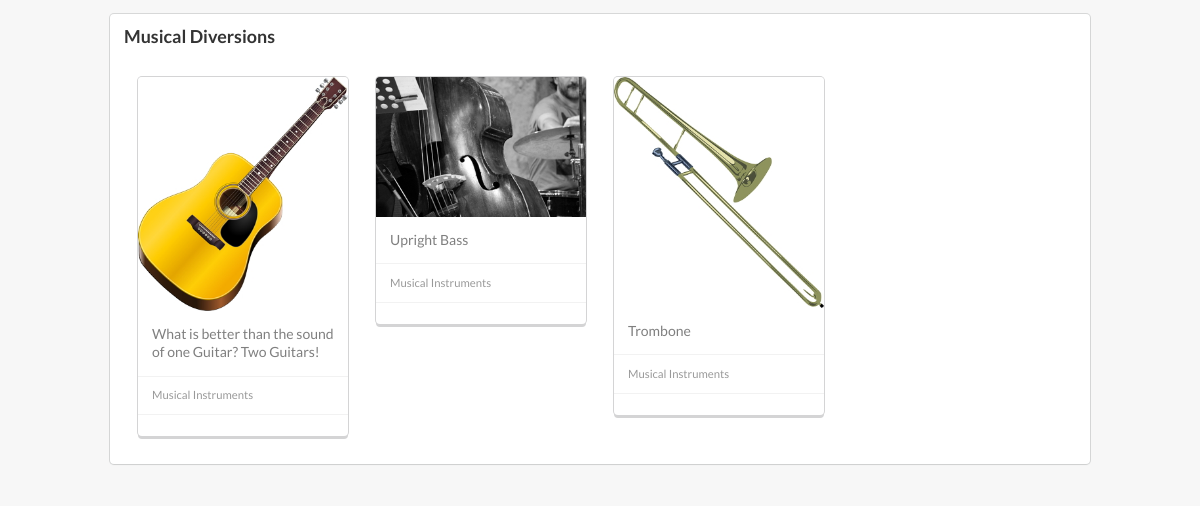
Page /board/Musical Diversions/ (signed in) on the committed database.
### homes/models.py (models this page shows, shortened)
class Board(models.Model):
    name = models.CharField(max_length=127)
    owner = models.ForeignKey(User)

class PinToBoard(models.Model):
    pin = models.ForeignKey('Pin')
    board = models.ForeignKey('Board')
    creation_time = models.DateTimeField(auto_now_add=True)
    rank = models.DateTimeField(blank=True, null=True)

class Pin(models.Model):
    image = models.ImageField(upload_to='pins')
    caption = models.CharField(max_length=255)
    category = models.ForeignKey('Category')
    creation_time = models.DateTimeField(auto_now_add=True)
    modification_time = models.DateTimeField(auto_now=True)

class Category(models.Model):
    name = models.CharField(max_length=127)

### homes/views.py (the view)
# urls.py: url(r'^board/(?P<board_name>[^/]+)/$', views.board, name='board'),
def board(request, board_name):
    if request.user.is_authenticated():
        board = get_object_or_404(Board, name=board_name)
        if board.owner.username == request.user.username:
            pin_to_boards = PinToBoard.objects.filter(board__name=board_name)
            return render(request,
                    'homes/board.html',
                    {
                        'board': board,
                        'pin_to_boards': pin_to_boards
                    }
                )
        else:
            return HttpResponseForbidden('Unauthorized User')
    else:
        return redirect('/login/?next=%s' % request.path)

### homes/templates/homes/board.html (shortened to what this page needs)
{% extends "base.html" %}
{% block body %}
{% load staticfiles %}
<div class="ui page padded grid">
	<div class="centered column">
		{% include "homes/board_element.html" %}
	</div>
</div>
{% endblock %}

### homes/templates/base.html (shortened to what this page needs)
{% load staticfiles %}
<!DOCTYPE html>
<html lang="en">
<head>
	<link rel="stylesheet" href="{% static 'semantic/semantic.min.css' %}"></link>
</head>
<body>
{% block body %}{% endblock %}
</body>
</html>

### homes/templates/homes/board_element.html
{% load staticfiles %}
<div class="ui segment">
	<div class="ui header">
		<h3>{{board.name}}</h1>
	</div>
	<div class="ui padded grid">
		{% for pin_to_board in pin_to_boards %}
		{% with pin=pin_to_board.pin %}
		<div class="four wide column">
			{% include "homes/pin_element.html"%}
		</div>
		{% endwith %}
		{% endfor %}
	</div>
</div>

### homes/templates/homes/pin_element.html (shortened to what this page needs)
{% load staticfiles %}
<div class="ui special cards">
	<div class="card segment">
		<div class="image">
			<img src="{% static pin.image %}"/>
		</div>
		<div class="content">
			<div class="description">
				{{pin.caption}}
			</div>
		</div>
		<div class="extra content">
			<div class="meta">
				<span class="meta">
					{{pin.category.name}}
				</span>
			</div>
		</div>
		<div class="extra content">
		</div>
	</div>
</div>

### rows in the picture
Board: name "Musical Diversions"
PinToBoard: image (picture), pin.caption "What is better than the sound of one Guitar? Two Guitars!", pin.category.name "Musical Instruments"
PinToBoard: image (picture), pin.caption "Upright Bass", pin.category.name "Musical Instruments"
PinToBoard: image (picture), pin.caption "Trombone", pin.category.name "Musical Instruments"
